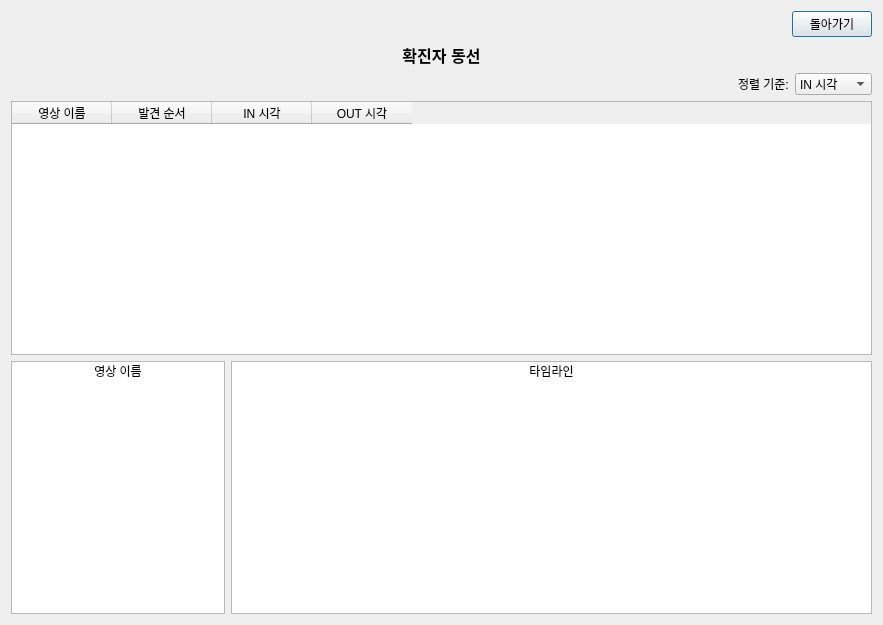
<?xml version="1.0" encoding="UTF-8"?>
<ui version="4.0">
 <class>Dialog</class>
 <widget class="QDialog" name="Dialog">
  <property name="geometry">
   <rect>
    <x>0</x>
    <y>0</y>
    <width>883</width>
    <height>625</height>
   </rect>
  </property>
  <property name="windowTitle">
   <string>Dialog</string>
  </property>
  <layout class="QGridLayout" name="gridLayout">
   <item row="7" column="0">
    <layout class="QHBoxLayout" name="horizontalLayout_3" stretch="1,3">
     <item>
      <widget class="QListWidget" name="listWidget_2">
       <item>
        <property name="text">
         <string>영상 이름</string>
        </property>
        <property name="textAlignment">
         <set>AlignCenter</set>
        </property>
       </item>
      </widget>
     </item>
     <item>
      <widget class="QListWidget" name="listWidget">
       <item>
        <property name="text">
         <string>타임라인</string>
        </property>
        <property name="textAlignment">
         <set>AlignCenter</set>
        </property>
       </item>
      </widget>
     </item>
    </layout>
   </item>
   <item row="0" column="0">
    <layout class="QHBoxLayout" name="horizontalLayout_2">
     <item>
      <spacer name="horizontalSpacer_2">
       <property name="orientation">
        <enum>Qt::Horizontal</enum>
       </property>
       <property name="sizeHint" stdset="0">
        <size>
         <width>40</width>
         <height>20</height>
        </size>
       </property>
      </spacer>
     </item>
     <item>
      <widget class="QPushButton" name="backBtn">
       <property name="text">
        <string>돌아가기</string>
       </property>
      </widget>
     </item>
    </layout>
   </item>
   <item row="1" column="0">
    <widget class="QLabel" name="label">
     <property name="sizePolicy">
      <sizepolicy hsizetype="Preferred" vsizetype="Preferred">
       <horstretch>0</horstretch>
       <verstretch>0</verstretch>
      </sizepolicy>
     </property>
     <property name="text">
      <string>&lt;html&gt;&lt;head/&gt;&lt;body&gt;&lt;p&gt;&lt;span style=&quot; font-size:12pt; font-weight:600;&quot;&gt;확진자 동선&lt;/span&gt;&lt;/p&gt;&lt;/body&gt;&lt;/html&gt;</string>
     </property>
     <property name="alignment">
      <set>Qt::AlignCenter</set>
     </property>
    </widget>
   </item>
   <item row="4" column="0">
    <layout class="QHBoxLayout" name="horizontalLayout">
     <item>
      <spacer name="horizontalSpacer">
       <property name="orientation">
        <enum>Qt::Horizontal</enum>
       </property>
       <property name="sizeHint" stdset="0">
        <size>
         <width>40</width>
         <height>20</height>
        </size>
       </property>
      </spacer>
     </item>
     <item>
      <widget class="QLabel" name="label_2">
       <property name="text">
        <string>정렬 기준:</string>
       </property>
      </widget>
     </item>
     <item>
      <widget class="QComboBox" name="comboBox">
       <item>
        <property name="text">
         <string>IN 시각</string>
        </property>
       </item>
       <item>
        <property name="text">
         <string>영상 이름</string>
        </property>
       </item>
      </widget>
     </item>
    </layout>
   </item>
   <item row="5" column="0">
    <widget class="QTableWidget" name="tableWidget">
     <column>
      <property name="text">
       <string>영상 이름</string>
      </property>
     </column>
     <column>
      <property name="text">
       <string>발견 순서</string>
      </property>
     </column>
     <column>
      <property name="text">
       <string>IN 시각</string>
      </property>
     </column>
     <column>
      <property name="text">
       <string>OUT 시각</string>
      </property>
     </column>
    </widget>
   </item>
  </layout>
 </widget>
 <resources/>
 <connections/>
</ui>
